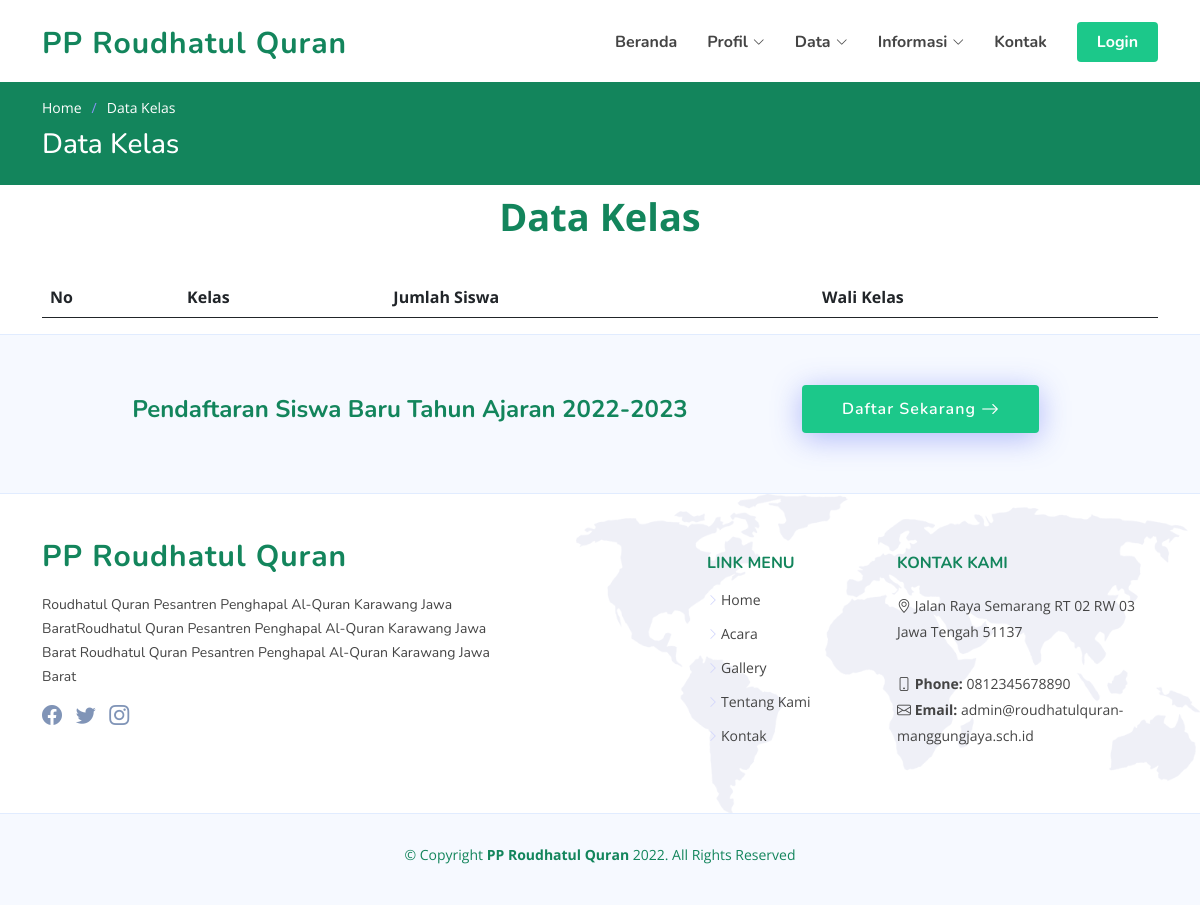
/index.php/front_kelas, run on an earlier commit of the app's database.
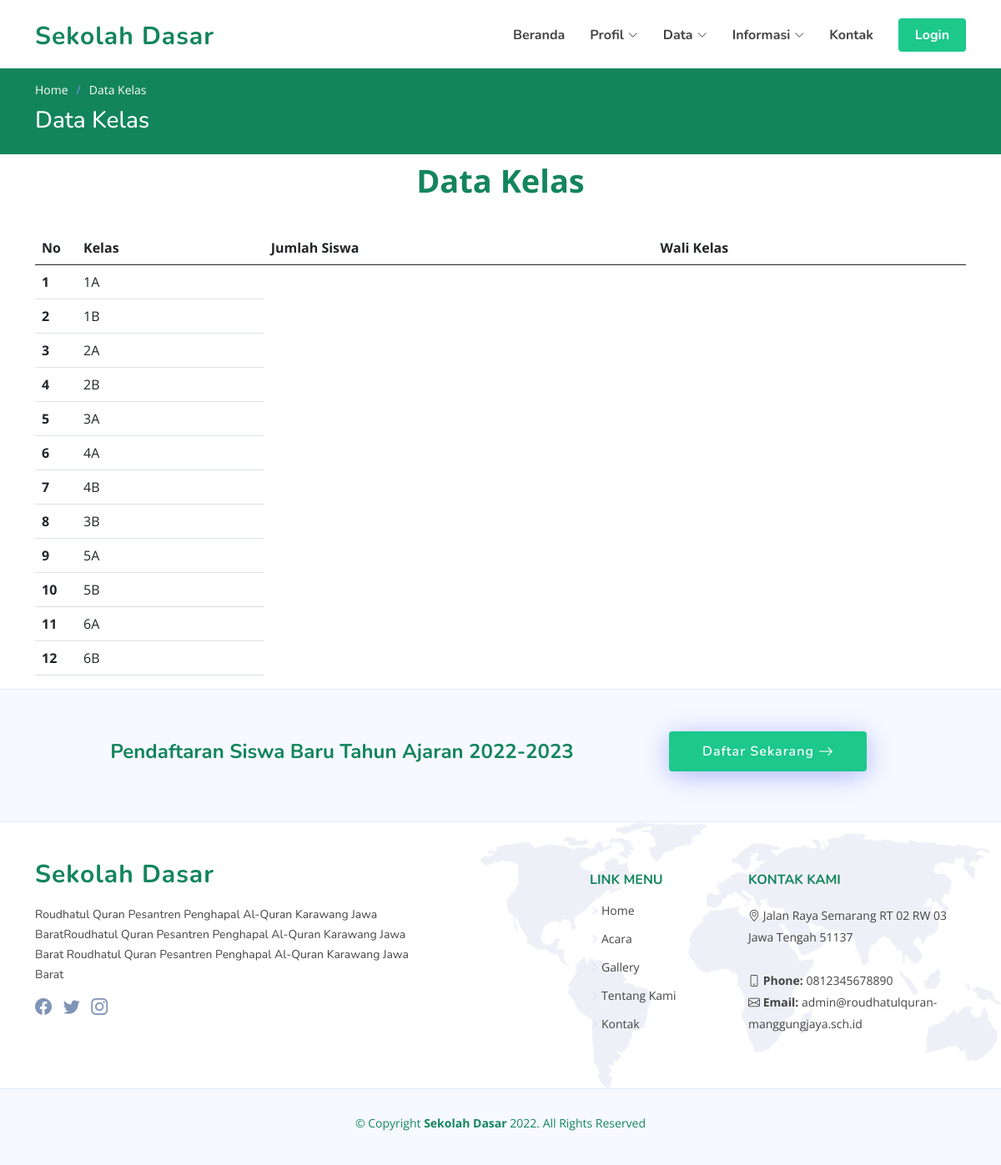
And on a later commit of the database.
### tables this page shows
CREATE TABLE `website` (
  `id` int(11) NOT NULL,
  `nama` varchar(250) NOT NULL,
  `deskripsi` text NOT NULL,
  `alamat` varchar(250) NOT NULL,
  `kab` varchar(250) NOT NULL,
  `logo` varchar(250) NOT NULL,
  `fav` varchar(100) NOT NULL,
  `img_login` varchar(100) NOT NULL,
  `img_login_admin` varchar(250) NOT NULL,
  `email` varchar(255) NOT NULL,
  `telp` varchar(255) NOT NULL,
  `maps` text NOT NULL,
  `link_fb` varchar(255) NOT NULL,
  `link_ig` varchar(255) NOT NULL,
  `link_tw` varchar(255) NOT NULL
);

CREATE TABLE `tbl_kelas` (
  `id_kelas` int(6) NOT NULL,
  `kode_kelas` varchar(100) NOT NULL,
  `kelas` varchar(100) NOT NULL,
  `sub_kelas` varchar(100) NOT NULL
);

### application/controllers/Front_kelas.php (called while the page is built, shortened)
<?php
class Front_kelas extends CI_Controller
{
    public function __construct()
    {
        $this->load->library('pagination');
        $this->load->model('M_home');
    }
    public function index()
    {
        $data['menu'] = 'kelas';
        $data['web'] =  $this->db->get('website')->row_array();
        $data['home'] =  $this->db->get('home')->row_array();
        $data['kelas'] =  $this->db->get('tbl_kelas')->result_array();
        $this->load->view('frontend/header', $data);
        $this->load->view('frontend/kelas', $data);
        $this->load->view('frontend/footer', $data);
    }
}

### index.php (called while the page is built, shortened)
<?php
require_once BASEPATH.'core/CodeIgniter.php';

### application/views/frontend/kelas.php (the view, shortened to what the changed rows need)
<main id="main">
    <section class="breadcrumbs">
        <div class="container">
            <h2>Data Kelas</h2>
        </div>
    </section>
        <div class="container" data-aos="fade-up">
            <div style="width:100%; overflow-x:scroll">
                    <table class="table table-hover display" id="mytable" cellspacing="0" width="100%">
                        <thead>
                            <tr>
                            <th scope="col">No</th>
                                <th scope="col">Kelas</th>
                                <th scope="col">Jumlah Siswa</th>
                                <th scope="col">Wali Kelas</th>
                            </tr>
                        </thead>
                        <tbody>
                        <?php
                                $i = 1;
                                foreach ($kelas as $d) : ?>
                                    <tr>
                                        <th width="50"><?= $i ?></th>
                                        <td><?= $d['kode_kelas'] ?></td>
                                    </tr>
                                <?php $i++;
                                endforeach ?>
                            </tbody>
                            </table>
                    </div>
                </div>
</main>

### application/views/frontend/header.php (shortened to what the changed rows need)
<!DOCTYPE html>
<html lang="en">
<head>
  <link href="<?= base_url('assets/'); ?>vendor/bootstrap/css/bootstrap.min.css" rel="stylesheet">
  <link href="<?= base_url('assets/'); ?>vendor/bootstrap-icons/bootstrap-icons.css" rel="stylesheet">
  <link href="<?= base_url('assets/'); ?>vendor/aos/aos.css" rel="stylesheet">
  <link href="<?= base_url('assets/'); ?>vendor/remixicon/remixicon.css" rel="stylesheet">
  <link href="<?= base_url('assets/'); ?>vendor/swiper/swiper-bundle.min.css" rel="stylesheet">
  <link href="<?= base_url('assets/'); ?>vendor/glightbox/css/glightbox.min.css" rel="stylesheet">
  <link href="<?= base_url('assets/'); ?>css/style.css" rel="stylesheet">
  <link href="<?= base_url('assets/') ?>select2/dist/css/select2.min.css" rel="stylesheet" />
</head>
<body>
  <header id="header" class="header fixed-top">
    <div class="container-fluid container-xl d-flex align-items-center justify-content-between">
      <a href="<?= base_url('home'); ?>" class="logo d-flex align-items-center">
        <span><?= $web['nama'] ?></span>
      </a>
    </div>
  </header>

### application/views/frontend/footer.php (shortened to what the changed rows need)
<footer id="footer" class="footer">
  <div class="footer-top">
    <div class="container">
      <div class="row gy-4">
        <div class="col-lg-5 col-md-12 footer-info">
          <a href="<?= base_url('home'); ?>" class="logo d-flex align-items-center">
            <span><?= $web['nama'] ?></span>
          </a>
          <br />
          <p><?= $web['deskripsi'] ?></p>
          <div class="social-links mt-3">
            <?php if (!empty($web['link_fb'])) : ?>
              <a target="_blank" href="<?= $web['link_fb'] ?>" class="facebook"><i class="bi bi-facebook"></i></a>
            <?php endif ?>
            <?php if (!empty($web['link_tw'])) : ?>
              <a target="_blank" href="<?= $web['link_tw'] ?>" class="twitter"><i class="bi bi-twitter"></i></a>
            <?php endif ?>
            <?php if (!empty($web['link_ig'])) : ?>
              <a target="_blank" href="<?= $web['link_ig'] ?>" class="instagram"><i class="bi bi-instagram bx bxl-instagram"></i></a>
            <?php endif ?>
          </div>
        </div>
        <div class="col-lg-3 col-md-12 footer-contact text-center text-md-start">
          <h4>Kontak Kami</h4>
          <p>
            <i class="bi bi-geo-alt"></i> <?= $web['alamat'] ?> <br><br>
            <strong><i class="bi bi-phone"></i> Phone:</strong> <?= $web['telp'] ?><br>
            <strong><i class="bi bi-envelope"></i> Email:</strong> <?= $web['email'] ?><br>
          </p>
        </div>
      </div>
    </div>
  </div>
  <div class="container">
    <div class="copyright">
      &copy; Copyright <strong><span><?= $web['nama'] ?></span></strong> <?= date('Y') ?>. All Rights Reserved
    </div>
  </div>
</footer>
</body>
</html>

What changed in the data, as far as the page shows it:
changed website "Jalan Raya Semarang RT 02 RW 03 Jawa Tengah 51137": nama "PP Roudhatul Quran" → "Sekolah Dasar"
added tbl_kelas: kode_kelas "1A"
added tbl_kelas: kode_kelas "1B"
added tbl_kelas: kode_kelas "2A"
added tbl_kelas: kode_kelas "2B"
added tbl_kelas: kode_kelas "3A"
added tbl_kelas: kode_kelas "4A"
added tbl_kelas: kode_kelas "4B"
added tbl_kelas: kode_kelas "3B"
added tbl_kelas: kode_kelas "5A"
added tbl_kelas: kode_kelas "5B"
added tbl_kelas: kode_kelas "6A"
added tbl_kelas: kode_kelas "6B"
